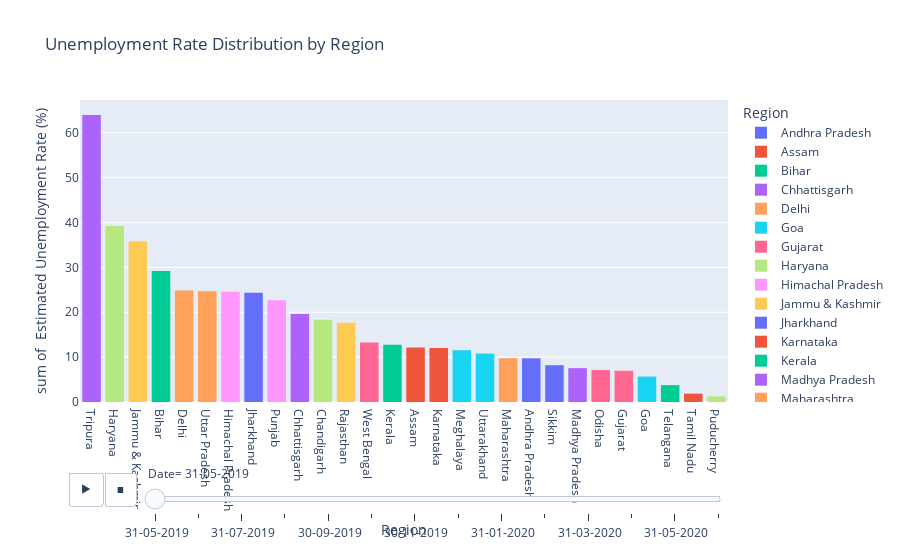

Write notebook code for a chart like this one.
### Code cell
import plotly.express as px


# Create a histogram using Plotly Express
fig = px.histogram(data, x='Region', y=' Estimated Unemployment Rate (%)', color='Region',
                   title='Unemployment Rate Distribution by Region',
                   animation_frame=' Date', template='plotly')

# Update the layout to set the category order on the x-axis
fig.update_layout(xaxis={'categoryorder': 'total descending'})

# Show the plot
fig.show()

### Figure 1 — Plotly figure (JSON) as saved in the notebook; plotly's stock layout.template omitted (floating-point values rounded to 4 significant figures)
{"data": [{"alignmentgroup": "True", "bingroup": "x", "histfunc": "sum", "hovertemplate": "Region=%{x}<br> Date= 31-05-2019<br>sum of  Estimated Unemployment Rate (%)=%{y}<extra></extra>", "legendgroup": "Andhra Pradesh", "marker": {"color": "#636efa", "pattern": {"shape": ""}}, "name": "Andhra Pradesh", "offsetgroup": "Andhra Pradesh", "orientation": "v", "showlegend": true, "type": "histogram", "x": ["Andhra Pradesh", "Andhra Pradesh"], "xaxis": "x", "y": [3.65, 6.09], "yaxis": "y"}, {"alignmentgroup": "True", "bingroup": "x", "histfunc": "sum", "hovertemplate": "Region=%{x}<br> Date= 31-05-2019<br>sum of  Estimated Unemployment Rate (%)=%{y}<extra></extra>", "legendgroup": "Assam", "marker": {"color": "#EF553B", "pattern": {"shape": ""}}, "name": "Assam", "offsetgroup": "Assam", "orientation": "v", "showlegend": true, "type": "histogram", "x": ["Assam", "Assam"], "xaxis": "x", "y": [4.29, 7.87], "yaxis": "y"}, {"alignmentgroup": "True", "bingroup": "x", "histfunc": "sum", "hovertemplate": "Region=%{x}<br> Date= 31-05-2019<br>sum of  Estimated Unemployment Rate (%)=%{y}<extra></extra>", "legendgroup": "Bihar", "marker": {"color": "#00cc96", "pattern": {"shape": ""}}, "name": "Bihar", "offsetgroup": "Bihar", "orientation": "v", "showlegend": true, "type": "histogram", "x": ["Bihar", "Bihar"], "xaxis": "x", "y": [9.27, 19.9], "yaxis": "y"}, {"alignmentgroup": "True", "bingroup": "x", "histfunc": "sum", "hovertemplate": "Region=%{x}<br> Date= 31-05-2019<br>sum of  Estimated Unemployment Rate (%)=%{y}<extra></extra>", "legendgroup": "Chhattisgarh", "marker": {"color": "#ab63fa", "pattern": {"shape": ""}}, "name": "Chhattisgarh", "offsetgroup": "Chhattisgarh", "orientation": "v", "showlegend": true, "type": "histogram", "x": ["Chhattisgarh", "Chhattisgarh"], "xaxis": "x", "y": [9.82, 9.77], "yaxis": "y"}, {"alignmentgroup": "True", "bingroup": "x", "histfunc": "sum", "hovertemplate": "Region=%{x}<br> Date= 31-05-2019<br>sum of  Estimated Unemployment Rate (%)=%{y}<extra></extra>", "legendgroup": "Delhi", "marker": {"color": "#FFA15A", "pattern": {"shape": ""}}, "name": "Delhi", "offsetgroup": "Delhi", "orientation": "v", "showlegend": true, "type": "histogram", "x": ["Delhi", "Delhi"], "xaxis": "x", "y": [12.56, 12.31], "yaxis": "y"}, {"alignmentgroup": "True", "bingroup": "x", "histfunc": "sum", "hovertemplate": "Region=%{x}<br> Date= 31-05-2019<br>sum of  Estimated Unemployment Rate (%)=%{y}<extra></extra>", "legendgroup": "Goa", "marker": {"color": "#19d3f3", "pattern": {"shape": ""}}, "name": "Goa", "offsetgroup": "Goa", "orientation": "v", "showlegend": true, "type": "histogram", "x": ["Goa", "Goa"], "xaxis": "x", "y": [2.91, 2.75], "yaxis": "y"}, {"alignmentgroup": "True", "bingroup": "x", "histfunc": "sum", "hovertemplate": "Region=%{x}<br> Date= 31-05-2019<br>sum of  Estimated Unemployment Rate (%)=%{y}<extra></extra>", "legendgroup": "Gujarat", "marker": {"color": "#FF6692", "pattern": {"shape": ""}}, "name": "Gujarat", "offsetgroup": "Gujarat", "orientation": "v", "showlegend": true, "type": "histogram", "x": ["Gujarat", "Gujarat"], "xaxis": "x", "y": [2.88, 4.09], "yaxis": "y"}, {"alignmentgroup": "True", "bingroup": "x", "histfunc": "sum", "hovertemplate": "Region=%{x}<br> Date= 31-05-2019<br>sum of  Estimated Unemployment Rate (%)=%{y}<extra></extra>", "legendgroup": "Haryana", "marker": {"color": "#B6E880", "pattern": {"shape": ""}}, "name": "Haryana", "offsetgroup": "Haryana", "orientation": "v", "showlegend": true, "type": "histogram", "x": ["Haryana", "Haryana"], "xaxis": "x", "y": [14.54, 24.67], "yaxis": "y"}, {"alignmentgroup": "True", "bingroup": "x", "histfunc": "sum", "hovertemplate": "Region=%{x}<br> Date= 31-05-2019<br>sum of  Estimated Unemployment Rate (%)=%{y}<extra></extra>", "legendgroup": "Himachal Pradesh", "marker": {"color": "#FF97FF", "pattern": {"shape": ""}}, "name": "Himachal Pradesh", "offsetgroup": "Himachal Pradesh", "orientation": "v", "showlegend": true, "type": "histogram", "x": ["Himachal Pradesh", "Himachal Pradesh"], "xaxis": "x", "y": [13.68, 10.88], "yaxis": "y"}, {"alignmentgroup": "True", "bingroup": "x", "histfunc": "sum", "hovertemplate": "Region=%{x}<br> Date= 31-05-2019<br>sum of  Estimated Unemployment Rate (%)=%{y}<extra></extra>", "legendgroup": "Jammu & Kashmir", "marker": {"color": "#FECB52", "pattern": {"shape": ""}}, "name": "Jammu & Kashmir", "offsetgroup": "Jammu & Kashmir", "orientation": "v", "showlegend": true, "type": "histogram", "x": ["Jammu & Kashmir", "Jammu & Kashmir"], "xaxis": "x", "y": [12.78, 23.04], "yaxis": "y"}, {"alignmentgroup": "True", "bingroup": "x", "histfunc": "sum", "hovertemplate": "Region=%{x}<br> Date= 31-05-2019<br>sum of  Estimated Unemployment Rate (%)=%{y}<extra></extra>", "legendgroup": "Jharkhand", "marker": {"color": "#636efa", "pattern": {"shape": ""}}, "name": "Jharkhand", "offsetgroup": "Jharkhand", "orientation": "v", "showlegend": true, "type": "histogram", "x": ["Jharkhand", "Jharkhand"], "xaxis": "x", "y": [7.11, 17.23], "yaxis": "y"}, {"alignmentgroup": "True", "bingroup": "x", "histfunc": "sum", "hovertemplate": "Region=%{x}<br> Date= 31-05-2019<br>sum of  Estimated Unemployment Rate (%)=%{y}<extra></extra>", "legendgroup": "Karnataka", "marker": {"color": "#EF553B", "pattern": {"shape": ""}}, "name": "Karnataka", "offsetgroup": "Karnataka", "orientation": "v", "showlegend": true, "type": "histogram", "x": ["Karnataka", "Karnataka"], "xaxis": "x", "y": [5.46, 6.56], "yaxis": "y"}, {"alignmentgroup": "True", "bingroup": "x", "histfunc": "sum", "hovertemplate": "Region=%{x}<br> Date= 31-05-2019<br>sum of  Estimated Unemployment Rate (%)=%{y}<extra></extra>", "legendgroup": "Kerala", "marker": {"color": "#00cc96", "pattern": {"shape": ""}}, "name": "Kerala", "offsetgroup": "Kerala", "orientation": "v", "showlegend": true, "type": "histogram", "x": ["Kerala", "Kerala"], "xaxis": "x", "y": [6.63, 6.11], "yaxis": "y"}, {"alignmentgroup": "True", "bingroup": "x", "histfunc": "sum", "hovertemplate": "Region=%{x}<br> Date= 31-05-2019<br>sum of  Estimated Unemployment Rate (%)=%{y}<extra></extra>", "legendgroup": "Madhya Pradesh", "marker": {"color": "#ab63fa", "pattern": {"shape": ""}}, "name": "Madhya Pradesh", "offsetgroup": "Madhya Pradesh", "orientation": "v", "showlegend": true, "type": "histogram", "x": ["Madhya Pradesh", "Madhya Pradesh"], "xaxis": "x", "y": [3.63, 3.91], "yaxis": "y"}, {"alignmentgroup": "True", "bingroup": "x", "histfunc": "sum", "hovertemplate": "Region=%{x}<br> Date= 31-05-2019<br>sum of  Estimated Unemployment Rate (%)=%{y}<extra></extra>", "legendgroup": "Maharashtra", "marker": {"color": "#FFA15A", "pattern": {"shape": ""}}, "name": "Maharashtra", "offsetgroup": "Maharashtra", "orientation": "v", "showlegend": true, "type": "histogram", "x": ["Maharashtra", "Maharashtra"], "xaxis": "x", "y": [3.67, 6.08], "yaxis": "y"}, {"alignmentgroup": "True", "bingroup": "x", "histfunc": "sum", "hovertemplate": "Region=%{x}<br> Date= 31-05-2019<br>sum of  Estimated Unemployment Rate (%)=%{y}<extra></extra>", "legendgroup": "Meghalaya", "marker": {"color": "#19d3f3", "pattern": {"shape": ""}}, "name": "Meghalaya", "offsetgroup": "Meghalaya", "orientation": "v", "showlegend": true, "type": "histogram", "x": ["Meghalaya", "Meghalaya"], "xaxis": "x", "y": [3.16, 8.4], "yaxis": "y"}, {"alignmentgroup": "True", "bingroup": "x", "histfunc": "sum", "hovertemplate": "Region=%{x}<br> Date= 31-05-2019<br>sum of  Estimated Unemployment Rate (%)=%{y}<extra></extra>", "legendgroup": "Odisha", "marker": {"color": "#FF6692", "pattern": {"shape": ""}}, "name": "Odisha", "offsetgroup": "Odisha", "orientation": "v", "showlegend": true, "type": "histogram", "x": ["Odisha", "Odisha"], "xaxis": "x", "y": [4.17, 2.95], "yaxis": "y"}, {"alignmentgroup": "True", "bingroup": "x", "histfunc": "sum", "hovertemplate": "Region=%{x}<br> Date= 31-05-2019<br>sum of  Estimated Unemployment Rate (%)=%{y}<extra></extra>", "legendgroup": "Puducherry", "marker": {"color": "#B6E880", "pattern": {"shape": ""}}, "name": "Puducherry", "offsetgroup": "Puducherry", "orientation": "v", "showlegend": true, "type": "histogram", "x": ["Puducherry", "Puducherry"], "xaxis": "x", "y": [0, 1.25], "yaxis": "y"}, {"alignmentgroup": "True", "bingroup": "x", "histfunc": "sum", "hovertemplate": "Region=%{x}<br> Date= 31-05-2019<br>sum of  Estimated Unemployment Rate (%)=%{y}<extra></extra>", "legendgroup": "Punjab", "marker": {"color": "#FF97FF", "pattern": {"shape": ""}}, "name": "Punjab", "offsetgroup": "Punjab", "orientation": "v", "showlegend": true, "type": "histogram", "x": ["Punjab", "Punjab"], "xaxis": "x", "y": [9.17, 13.49], "yaxis": "y"}, {"alignmentgroup": "True", "bingroup": "x", "histfunc": "sum", "hovertemplate": "Region=%{x}<br> Date= 31-05-2019<br>sum of  Estimated Unemployment Rate (%)=%{y}<extra></extra>", "legendgroup": "Rajasthan", "marker": {"color": "#FECB52", "pattern": {"shape": ""}}, "name": "Rajasthan", "offsetgroup": "Rajasthan", "orientation": "v", "showlegend": true, "type": "histogram", "x": ["Rajasthan", "Rajasthan"], "xaxis": "x", "y": [4.03, 13.62], "yaxis": "y"}, {"alignmentgroup": "True", "bingroup": "x", "histfunc": "sum", "hovertemplate": "Region=%{x}<br> Date= 31-05-2019<br>sum of  Estimated Unemployment Rate (%)=%{y}<extra></extra>", "legendgroup": "Sikkim", "marker": {"color": "#636efa", "pattern": {"shape": ""}}, "name": "Sikkim", "offsetgroup": "Sikkim", "orientation": "v", "showlegend": true, "type": "histogram", "x": ["Sikkim"], "xaxis": "x", "y": [8.2], "yaxis": "y"}, {"alignmentgroup": "True", "bingroup": "x", "histfunc": "sum", "hovertemplate": "Region=%{x}<br> Date= 31-05-2019<br>sum of  Estimated Unemployment Rate (%)=%{y}<extra></extra>", "legendgroup": "Tamil Nadu", "marker": {"color": "#EF553B", "pattern": {"shape": ""}}, "name": "Tamil Nadu", "offsetgroup": "Tamil Nadu", "orientation": "v", "showlegend": true, "type": "histogram", "x": ["Tamil Nadu", "Tamil Nadu"], "xaxis": "x", "y": [0.97, 0.89], "yaxis": "y"}, {"alignmentgroup": "True", "bingroup": "x", "histfunc": "sum", "hovertemplate": "Region=%{x}<br> Date= 31-05-2019<br>sum of  Estimated Unemployment Rate (%)=%{y}<extra></extra>", "legendgroup": "Telangana", "marker": {"color": "#00cc96", "pattern": {"shape": ""}}, "name": "Telangana", "offsetgroup": "Telangana", "orientation": "v", "showlegend": true, "type": "histogram", "x": ["Telangana", "Telangana"], "xaxis": "x", "y": [2.23, 1.52], "yaxis": "y"}, {"alignmentgroup": "True", "bingroup": "x", "histfunc": "sum", "hovertemplate": "Region=%{x}<br> Date= 31-05-2019<br>sum of  Estimated Unemployment Rate (%)=%{y}<extra></extra>", "legendgroup": "Tripura", "marker": {"color": "#ab63fa", "pattern": {"shape": ""}}, "name": "Tripura", "offsetgroup": "Tripura", "orientation": "v", "showlegend": true, "type": "histogram", "x": ["Tripura", "Tripura"], "xaxis": "x", "y": [29.25, 34.69], "yaxis": "y"}, {"alignmentgroup": "True", "bingroup": "x", "histfunc": "sum", "hovertemplate": "Region=%{x}<br> Date= 31-05-2019<br>sum of  Estimated Unemployment Rate (%)=%{y}<extra></extra>", "legendgroup": "Uttar Pradesh", "marker": {"color": "#FFA15A", "pattern": {"shape": ""}}, "name": "Uttar Pradesh", "offsetgroup": "Uttar Pradesh", "orientation": "v", "showlegend": true, "type": "histogram", "x": ["Uttar Pradesh", "Uttar Pradesh"], "xaxis": "x", "y": [10.26, 14.4], "yaxis": "y"}, {"alignmentgroup": "True", "bingroup": "x", "histfunc": "sum", "hovertemplate": "Region=%{x}<br> Date= 31-05-2019<br>sum of  Estimated Unemployment Rate (%)=%{y}<extra></extra>", "legendgroup": "Uttarakhand", "marker": {"color": "#19d3f3", "pattern": {"shape": ""}}, "name": "Uttarakhand", "offsetgroup": "Uttarakhand", "orientation": "v", "showlegend": true, "type": "histogram", "x": ["Uttarakhand", "Uttarakhand"], "xaxis": "x", "y": [1.63, 9.17], "yaxis": "y"}, {"alignmentgroup": "True", "bingroup": "x", "histfunc": "sum", "hovertemplate": "Region=%{x}<br> Date= 31-05-2019<br>sum of  Estimated Unemployment Rate (%)=%{y}<extra></extra>", "legendgroup": "West Bengal", "marker": {"color": "#FF6692", "pattern": {"shape": ""}}, "name": "West Bengal", "offsetgroup": "West Bengal", "orientation": "v", "showlegend": true, "type": "histogram", "x": ["West Bengal", "West Bengal"], "xaxis": "x", "y": [6.02, 7.25], "yaxis": "y"}, {"alignmentgroup": "True", "bingroup": "x", "histfunc": "sum", "hovertemplate": "Region=%{x}<br> Date= 31-05-2019<br>sum of  Estimated Unemployment Rate (%)=%{y}<extra></extra>", "legendgroup": "Chandigarh", "marker": {"color": "#B6E880", "pattern": {"shape": ""}}, "name": "Chandigarh", "offsetgroup": "Chandigarh", "orientation": "v", "showlegend": true, "type": "histogram", "x": ["Chandigarh"], "xaxis": "x", "y": [18.35], "yaxis": "y"}], "layout": {"barmode": "relative", "legend": {"title": {"text": "Region"}, "tracegroupgap": 0}, "sliders": [{"active": 0, "currentvalue": {"prefix": " Date="}, "len": 0.9, "pad": {"b": 10, "t": 60}, "steps": [{"args": [[" 31-05-2019"], {"frame": {"duration": 0, "redraw": true}, "fromcurrent": true, "mode": "immediate", "transition": {"duration": 0, "easing": "linear"}}], "label": " 31-05-2019", "method": "animate"}, {"args": [[" 30-06-2019"], {"frame": {"duration": 0, "redraw": true}, "fromcurrent": true, "mode": "immediate", "transition": {"duration": 0, "easing": "linear"}}], "label": " 30-06-2019", "method": "animate"}, {"args": [[" 31-07-2019"], {"frame": {"duration": 0, "redraw": true}, "fromcurrent": true, "mode": "immediate", "transition": {"duration": 0, "easing": "linear"}}], "label": " 31-07-2019", "method": "animate"}, {"args": [[" 31-08-2019"], {"frame": {"duration": 0, "redraw": true}, "fromcurrent": true, "mode": "immediate", "transition": {"duration": 0, "easing": "linear"}}], "label": " 31-08-2019", "method": "animate"}, {"args": [[" 30-09-2019"], {"frame": {"duration": 0, "redraw": true}, "fromcurrent": true, "mode": "immediate", "transition": {"duration": 0, "easing": "linear"}}], "label": " 30-09-2019", "method": "animate"}, {"args": [[" 31-10-2019"], {"frame": {"duration": 0, "redraw": true}, "fromcurrent": true, "mode": "immediate", "transition": {"duration": 0, "easing": "linear"}}], "label": " 31-10-2019", "method": "animate"}, {"args": [[" 30-11-2019"], {"frame": {"duration": 0, "redraw": true}, "fromcurrent": true, "mode": "immediate", "transition": {"duration": 0, "easing": "linear"}}], "label": " 30-11-2019", "method": "animate"}, {"args": [[" 31-12-2019"], {"frame": {"duration": 0, "redraw": true}, "fromcurrent": true, "mode": "immediate", "transition": {"duration": 0, "easing": "linear"}}], "label": " 31-12-2019", "method": "animate"}, {"args": [[" 31-01-2020"], {"frame": {"duration": 0, "redraw": true}, "fromcurrent": true, "mode": "immediate", "transition": {"duration": 0, "easing": "linear"}}], "label": " 31-01-2020", "method": "animate"}, {"args": [[" 29-02-2020"], {"frame": {"duration": 0, "redraw": true}, "fromcurrent": true, "mode": "immediate", "transition": {"duration": 0, "easing": "linear"}}], "label": " 29-02-2020", "method": "animate"}, {"args": [[" 31-03-2020"], {"frame": {"duration": 0, "redraw": true}, "fromcurrent": true, "mode": "immediate", "transition": {"duration": 0, "easing": "linear"}}], "label": " 31-03-2020", "method": "animate"}, {"args": [[" 30-04-2020"], {"frame": {"duration": 0, "redraw": true}, "fromcurrent": true, "mode": "immediate", "transition": {"duration": 0, "easing": "linear"}}], "label": " 30-04-2020", "method": "animate"}, {"args": [[" 31-05-2020"], {"frame": {"duration": 0, "redraw": true}, "fromcurrent": true, "mode": "immediate", "transition": {"duration": 0, "easing": "linear"}}], "label": " 31-05-2020", "method": "animate"}, {"args": [[" 30-06-2020"], {"frame": {"duration": 0, "redraw": true}, "fromcurrent": true, "mode": "immediate", "transition": {"duration": 0, "easing": "linear"}}], "label": " 30-06-2020", "method": "animate"}], "x": 0.1, "xanchor": "left", "y": 0, "yanchor": "top"}], "title": {"text": "Unemployment Rate Distribution by Region"}, "updatemenus": [{"buttons": [{"args": [null, {"frame": {"duration": 500, "redraw": true}, "fromcurrent": true, "mode": "immediate", "transition": {"duration": 500, "easing": "linear"}}], "label": "&#9654;", "method": "animate"}, {"args": [[null], {"frame": {"duration": 0, "redraw": true}, "fromcurrent": true, "mode": "immediate", "transition": {"duration": 0, "easing": "linear"}}], "label": "&#9724;", "method": "animate"}], "direction": "left", "pad": {"r": 10, "t": 70}, "showactive": false, "type": "buttons", "x": 0.1, "xanchor": "right", "y": 0, "yanchor": "top"}], "xaxis": {"anchor": "y", "categoryarray": ["Andhra Pradesh", "Assam", "Bihar", "Chhattisgarh", "Delhi", "Goa", "Gujarat", "Haryana", "Himachal Pradesh", "Jammu & Kashmir", "Jharkhand", "Karnataka", "Kerala", "Madhya Pradesh", "Maharashtra", "Meghalaya", "Odisha", "Puducherry", "Punjab", "Rajasthan", "Sikkim", "Tamil Nadu", "Telangana", "Tripura", "Uttar Pradesh", "Uttarakhand", "West Bengal", "Chandigarh"], "categoryorder": "total descending", "domain": [0, 1], "title": {"text": "Region"}}, "yaxis": {"anchor": "x", "domain": [0, 1], "title": {"text": "sum of  Estimated Unemployment Rate (%)"}}}}
